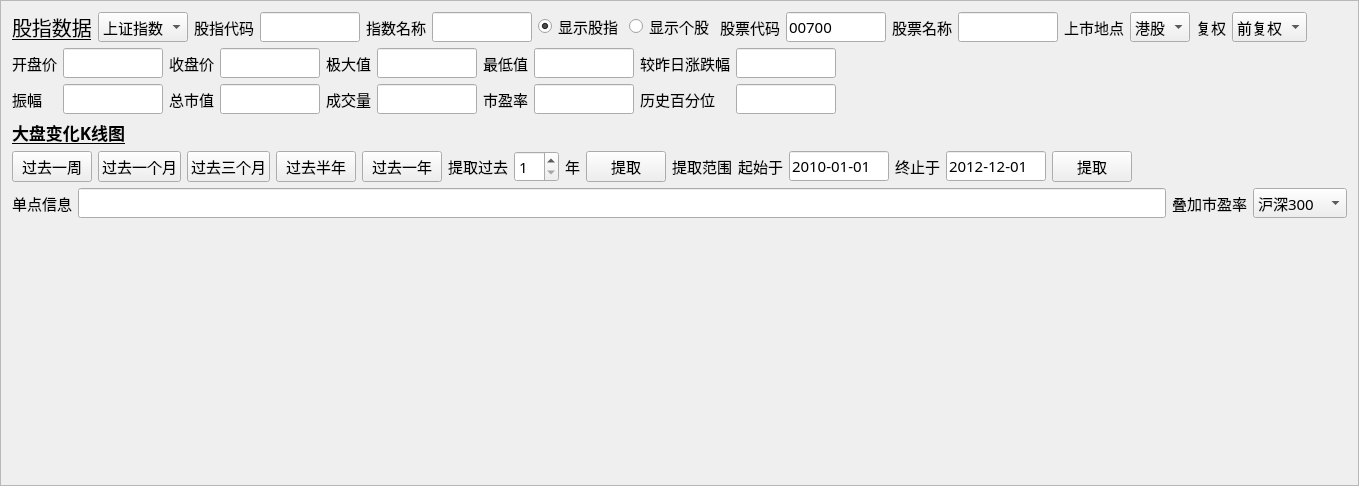
      <widget class="QFrame" name="frame">
       <property name="font">
        <font>
         <family>Kai</family>
         <pointsize>11</pointsize>
        </font>
       </property>
       <property name="frameShape">
        <enum>QFrame::StyledPanel</enum>
       </property>
       <property name="frameShadow">
        <enum>QFrame::Raised</enum>
       </property>
       <layout class="QVBoxLayout" name="verticalLayout_2">
        <item>
         <layout class="QHBoxLayout" name="horizontalLayout_17">
          <item>
           <widget class="QLabel" name="label">
            <property name="font">
             <font>
              <family>Kai</family>
              <pointsize>15</pointsize>
              <weight>50</weight>
              <bold>false</bold>
              <underline>true</underline>
             </font>
            </property>
            <property name="text">
             <string>股指数据</string>
            </property>
           </widget>
          </item>
          <item>
           <widget class="QComboBox" name="comboBox_index_type">
            <property name="font">
             <font>
              <family>KaiTi</family>
              <pointsize>11</pointsize>
             </font>
            </property>
            <item>
             <property name="text">
              <string>上证指数</string>
             </property>
            </item>
            <item>
             <property name="text">
              <string>上证50</string>
             </property>
            </item>
            <item>
             <property name="text">
              <string>沪深300</string>
             </property>
            </item>
            <item>
             <property name="text">
              <string>科创50</string>
             </property>
            </item>
           </widget>
          </item>
          <item>
           <widget class="QLabel" name="label_2">
            <property name="text">
             <string>股指代码</string>
            </property>
           </widget>
          </item>
          <item>
           <widget class="QLineEdit" name="lineEdit_index_code">
            <property name="maximumSize">
             <size>
              <width>100</width>
              <height>16777215</height>
             </size>
            </property>
           </widget>
          </item>
          <item>
           <widget class="QLabel" name="label_61">
            <property name="text">
             <string>指数名称</string>
            </property>
           </widget>
          </item>
          <item>
           <widget class="QLineEdit" name="lineEdit_index_name">
            <property name="maximumSize">
             <size>
              <width>100</width>
              <height>16777215</height>
             </size>
            </property>
           </widget>
          </item>
          <item>
           <widget class="QRadioButton" name="radioButton_show_index">
            <property name="text">
             <string>显示股指</string>
            </property>
            <property name="checked">
             <bool>true</bool>
            </property>
           </widget>
          </item>
          <item>
           <widget class="QRadioButton" name="radioButton_show_stock">
            <property name="text">
             <string>显示个股</string>
            </property>
           </widget>
          </item>
          <item>
           <widget class="QLabel" name="label_60">
            <property name="text">
             <string>股票代码</string>
            </property>
           </widget>
          </item>
          <item>
           <widget class="QLineEdit" name="lineEdit_stock_code">
            <property name="maximumSize">
             <size>
              <width>100</width>
              <height>16777215</height>
             </size>
            </property>
            <property name="text">
             <string>00700</string>
            </property>
           </widget>
          </item>
          <item>
           <widget class="QLabel" name="label_64">
            <property name="text">
             <string>股票名称</string>
            </property>
           </widget>
          </item>
          <item>
           <widget class="QLineEdit" name="lineEdit_stock_name">
            <property name="maximumSize">
             <size>
              <width>100</width>
              <height>16777215</height>
             </size>
            </property>
           </widget>
          </item>
          <item>
           <widget class="QLabel" name="label_69">
            <property name="text">
             <string>上市地点</string>
            </property>
           </widget>
          </item>
          <item>
           <widget class="QComboBox" name="comboBox_listing_location">
            <item>
             <property name="text">
              <string>港股</string>
             </property>
            </item>
            <item>
             <property name="text">
              <string>A股</string>
             </property>
            </item>
            <item>
             <property name="text">
              <string>美股</string>
             </property>
            </item>
           </widget>
          </item>
          <item>
           <widget class="QLabel" name="label_71">
            <property name="text">
             <string>复权</string>
            </property>
           </widget>
          </item>
          <item>
           <widget class="QComboBox" name="comboBox_reinstatement">
            <item>
             <property name="text">
              <string>前复权</string>
             </property>
            </item>
            <item>
             <property name="text">
              <string>不复权</string>
             </property>
            </item>
            <item>
             <property name="text">
              <string>后复权</string>
             </property>
            </item>
           </widget>
          </item>
          <item>
           <spacer name="horizontalSpacer_11">
            <property name="orientation">
             <enum>Qt::Horizontal</enum>
            </property>
            <property name="sizeHint" stdset="0">
             <size>
              <width>40</width>
              <height>20</height>
             </size>
            </property>
           </spacer>
          </item>
         </layout>
        </item>
        <item>
         <layout class="QGridLayout" name="gridLayout_3">
          <item row="0" column="13">
           <spacer name="horizontalSpacer_4">
            <property name="font">
             <font>
              <family>KaiTi</family>
              <pointsize>11</pointsize>
             </font>
            </property>
            <property name="orientation">
             <enum>Qt::Horizontal</enum>
            </property>
            <property name="sizeHint" stdset="0">
             <size>
              <width>40</width>
              <height>20</height>
             </size>
            </property>
           </spacer>
          </item>
          <item row="0" column="7">
           <widget class="QLineEdit" name="lineEdit_low_price">
            <property name="maximumSize">
             <size>
              <width>100</width>
              <height>16777215</height>
             </size>
            </property>
            <property name="font">
             <font>
              <family>KaiTi</family>
              <pointsize>11</pointsize>
             </font>
            </property>
           </widget>
          </item>
          <item row="0" column="0">
           <widget class="QLabel" name="label_23">
            <property name="font">
             <font>
              <family>KaiTi</family>
              <pointsize>11</pointsize>
             </font>
            </property>
            <property name="text">
             <string>开盘价</string>
            </property>
           </widget>
          </item>
          <item row="0" column="1">
           <widget class="QLineEdit" name="lineEdit_open_price">
            <property name="maximumSize">
             <size>
              <width>100</width>
              <height>16777215</height>
             </size>
            </property>
            <property name="font">
             <font>
              <family>KaiTi</family>
              <pointsize>11</pointsize>
             </font>
            </property>
           </widget>
          </item>
          <item row="0" column="4">
           <widget class="QLabel" name="label_4">
            <property name="font">
             <font>
              <family>KaiTi</family>
              <pointsize>11</pointsize>
             </font>
            </property>
            <property name="text">
             <string>极大值</string>
            </property>
           </widget>
          </item>
          <item row="0" column="3">
           <widget class="QLineEdit" name="lineEdit_close_price">
            <property name="maximumSize">
             <size>
              <width>100</width>
              <height>16777215</height>
             </size>
            </property>
            <property name="font">
             <font>
              <family>KaiTi</family>
              <pointsize>11</pointsize>
             </font>
            </property>
           </widget>
          </item>
          <item row="0" column="9">
           <widget class="QLineEdit" name="lineEdit_change_rate">
            <property name="maximumSize">
             <size>
              <width>100</width>
              <height>16777215</height>
             </size>
            </property>
            <property name="font">
             <font>
              <family>KaiTi</family>
              <pointsize>11</pointsize>
             </font>
            </property>
           </widget>
          </item>
          <item row="0" column="2">
           <widget class="QLabel" name="label_3">
            <property name="font">
             <font>
              <family>KaiTi</family>
              <pointsize>11</pointsize>
             </font>
            </property>
            <property name="text">
             <string>收盘价</string>
            </property>
           </widget>
          </item>
          <item row="0" column="6">
           <widget class="QLabel" name="label_5">
            <property name="font">
             <font>
              <family>KaiTi</family>
              <pointsize>11</pointsize>
             </font>
            </property>
            <property name="text">
             <string>最低值</string>
            </property>
           </widget>
          </item>
          <item row="0" column="5">
           <widget class="QLineEdit" name="lineEdit_high_price">
            <property name="maximumSize">
             <size>
              <width>100</width>
              <height>16777215</height>
             </size>
            </property>
            <property name="font">
             <font>
              <family>KaiTi</family>
              <pointsize>11</pointsize>
             </font>
            </property>
           </widget>
          </item>
          <item row="0" column="12">
           <widget class="QLabel" name="label_15">
            <property name="font">
             <font>
              <family>KaiTi</family>
              <pointsize>11</pointsize>
             </font>
            </property>
            <property name="text">
             <string/>
            </property>
           </widget>
          </item>
          <item row="0" column="8">
           <widget class="QLabel" name="label_6">
            <property name="font">
             <font>
              <family>KaiTi</family>
              <pointsize>11</pointsize>
             </font>
            </property>
            <property name="text">
             <string>较昨日涨跌幅</string>
            </property>
           </widget>
          </item>
          <item row="1" column="0">
           <widget class="QLabel" name="label_25">
            <property name="font">
             <font>
              <family>KaiTi</family>
              <pointsize>11</pointsize>
             </font>
            </property>
            <property name="text">
             <string>振幅</string>
            </property>
           </widget>
          </item>
          <item row="1" column="1">
           <widget class="QLineEdit" name="lineEdit_amp">
            <property name="maximumSize">
             <size>
              <width>100</width>
              <height>16777215</height>
             </size>
            </property>
            <property name="font">
             <font>
              <family>KaiTi</family>
              <pointsize>11</pointsize>
             </font>
            </property>
           </widget>
          </item>
          <item row="1" column="2">
           <widget class="QLabel" name="label_16">
            <property name="font">
             <font>
              <family>KaiTi</family>
              <pointsize>11</pointsize>
             </font>
            </property>
            <property name="text">
             <string>总市值</string>
            </property>
           </widget>
          </item>
          <item row="1" column="3">
           <widget class="QLineEdit" name="lineEdit_volume">
            <property name="maximumSize">
             <size>
              <width>100</width>
              <height>16777215</height>
             </size>
            </property>
            <property name="font">
             <font>
              <family>KaiTi</family>
              <pointsize>11</pointsize>
             </font>
            </property>
           </widget>
          </item>
          <item row="1" column="4">
           <widget class="QLabel" name="label_14">
            <property name="font">
             <font>
              <family>KaiTi</family>
              <pointsize>11</pointsize>
             </font>
            </property>
            <property name="text">
             <string>成交量</string>
            </property>
           </widget>
          </item>
          <item row="1" column="5">
           <widget class="QLineEdit" name="lineEdit_amount">
            <property name="maximumSize">
             <size>
              <width>100</width>
              <height>16777215</height>
             </size>
            </property>
            <property name="font">
             <font>
              <family>KaiTi</family>
              <pointsize>11</pointsize>
             </font>
            </property>
           </widget>
          </item>
          <item row="1" column="6">
           <widget class="QLabel" name="label_67">
            <property name="font">
             <font>
              <pointsize>11</pointsize>
             </font>
            </property>
            <property name="text">
             <string>市盈率</string>
            </property>
           </widget>
          </item>
          <item row="1" column="7">
           <widget class="QLineEdit" name="lineEdit_PE">
            <property name="maximumSize">
             <size>
              <width>100</width>
              <height>16777215</height>
             </size>
            </property>
           </widget>
          </item>
          <item row="1" column="8">
           <widget class="QLabel" name="label_66">
            <property name="font">
             <font>
              <pointsize>11</pointsize>
             </font>
            </property>
            <property name="text">
             <string>历史百分位</string>
            </property>
           </widget>
          </item>
          <item row="1" column="9">
           <widget class="QLineEdit" name="lineEdit">
            <property name="maximumSize">
             <size>
              <width>100</width>
              <height>16777215</height>
             </size>
            </property>
           </widget>
          </item>
         </layout>
        </item>
        <item>
         <widget class="QLabel" name="label_7">
          <property name="font">
           <font>
            <family>KaiTi</family>
            <pointsize>13</pointsize>
            <weight>75</weight>
            <bold>true</bold>
            <underline>true</underline>
           </font>
          </property>
          <property name="text">
           <string>大盘变化K线图</string>
          </property>
         </widget>
        </item>
        <item>
         <layout class="QHBoxLayout" name="horizontalLayout_2">
          <item>
           <widget class="QPushButton" name="pushButton_last_week">
            <property name="font">
             <font>
              <family>KaiTi</family>
              <pointsize>11</pointsize>
             </font>
            </property>
            <property name="text">
             <string>过去一周</string>
            </property>
           </widget>
          </item>
          <item>
           <widget class="QPushButton" name="pushButton_last_month">
            <property name="font">
             <font>
              <family>KaiTi</family>
              <pointsize>11</pointsize>
             </font>
            </property>
            <property name="text">
             <string>过去一个月</string>
            </property>
           </widget>
          </item>
          <item>
           <widget class="QPushButton" name="pushButton_last_three_month">
            <property name="font">
             <font>
              <family>KaiTi</family>
              <pointsize>11</pointsize>
             </font>
            </property>
            <property name="text">
             <string>过去三个月</string>
            </property>
           </widget>
          </item>
          <item>
           <widget class="QPushButton" name="pushButton_last_six_month">
            <property name="font">
             <font>
              <family>KaiTi</family>
              <pointsize>11</pointsize>
             </font>
            </property>
            <property name="text">
             <string>过去半年</string>
            </property>
           </widget>
          </item>
          <item>
           <widget class="QPushButton" name="pushButton_last_year">
            <property name="font">
             <font>
              <family>KaiTi</family>
              <pointsize>11</pointsize>
             </font>
            </property>
            <property name="text">
             <string>过去一年</string>
            </property>
           </widget>
          </item>
          <item>
           <widget class="QLabel" name="label_8">
            <property name="font">
             <font>
              <family>KaiTi</family>
              <pointsize>11</pointsize>
             </font>
            </property>
            <property name="text">
             <string>提取过去</string>
            </property>
           </widget>
          </item>
          <item>
           <widget class="QSpinBox" name="spinBox_previous_years">
            <property name="font">
             <font>
              <family>KaiTi</family>
              <pointsize>11</pointsize>
             </font>
            </property>
            <property name="minimum">
             <number>1</number>
            </property>
           </widget>
          </item>
          <item>
           <widget class="QLabel" name="label_9">
            <property name="font">
             <font>
              <family>KaiTi</family>
              <pointsize>11</pointsize>
             </font>
            </property>
            <property name="text">
             <string>年</string>
            </property>
           </widget>
          </item>
          <item>
           <widget class="QPushButton" name="pushButton_extract_1">
            <property name="font">
             <font>
              <family>KaiTi</family>
              <pointsize>11</pointsize>
             </font>
            </property>
            <property name="text">
             <string>提取</string>
            </property>
           </widget>
          </item>
          <item>
           <widget class="QLabel" name="label_10">
            <property name="font">
             <font>
              <family>KaiTi</family>
              <pointsize>11</pointsize>
             </font>
            </property>
            <property name="text">
             <string>提取范围</string>
            </property>
           </widget>
          </item>
          <item>
           <widget class="QLabel" name="label_11">
            <property name="font">
             <font>
              <family>KaiTi</family>
              <pointsize>11</pointsize>
             </font>
            </property>
            <property name="text">
             <string>起始于</string>
            </property>
           </widget>
          </item>
          <item>
           <widget class="QLineEdit" name="lineEdit_begin_date">
            <property name="maximumSize">
             <size>
              <width>100</width>
              <height>16777215</height>
             </size>
            </property>
            <property name="font">
             <font>
              <family>KaiTi</family>
              <pointsize>11</pointsize>
             </font>
            </property>
            <property name="text">
             <string>2010-01-01</string>
            </property>
           </widget>
          </item>
          <item>
           <widget class="QLabel" name="label_12">
            <property name="font">
             <font>
              <family>KaiTi</family>
              <pointsize>11</pointsize>
             </font>
            </property>
            <property name="text">
             <string>终止于</string>
            </property>
           </widget>
          </item>
          <item>
           <widget class="QLineEdit" name="lineEdit_end_date">
            <property name="maximumSize">
             <size>
              <width>100</width>
              <height>16777215</height>
             </size>
            </property>
            <property name="font">
             <font>
              <family>KaiTi</family>
              <pointsize>11</pointsize>
             </font>
            </property>
            <property name="text">
             <string>2012-12-01</string>
            </property>
           </widget>
          </item>
          <item>
           <widget class="QPushButton" name="pushButton_exract_2">
            <property name="font">
             <font>
              <family>KaiTi</family>
              <pointsize>11</pointsize>
             </font>
            </property>
            <property name="text">
             <string>提取</string>
            </property>
           </widget>
          </item>
          <item>
           <spacer name="horizontalSpacer">
            <property name="font">
             <font>
              <family>KaiTi</family>
              <pointsize>11</pointsize>
             </font>
            </property>
            <property name="orientation">
             <enum>Qt::Horizontal</enum>
            </property>
            <property name="sizeHint" stdset="0">
             <size>
              <width>40</width>
              <height>20</height>
             </size>
            </property>
           </spacer>
          </item>
         </layout>
        </item>
        <item>
         <layout class="QHBoxLayout" name="horizontalLayout_5">
          <item>
           <widget class="QLabel" name="label_24">
            <property name="sizePolicy">
             <sizepolicy hsizetype="Fixed" vsizetype="Preferred">
              <horstretch>0</horstretch>
              <verstretch>0</verstretch>
             </sizepolicy>
            </property>
            <property name="font">
             <font>
              <family>KaiTi</family>
              <pointsize>11</pointsize>
             </font>
            </property>
            <property name="text">
             <string>单点信息</string>
            </property>
           </widget>
          </item>
          <item>
           <widget class="QLineEdit" name="lineEdit_single_point">
            <property name="maximumSize">
             <size>
              <width>16777215</width>
              <height>16777215</height>
             </size>
            </property>
            <property name="font">
             <font>
              <family>KaiTi</family>
              <pointsize>11</pointsize>
             </font>
            </property>
           </widget>
          </item>
          <item>
           <widget class="QLabel" name="label_70">
            <property name="text">
             <string>叠加市盈率</string>
            </property>
           </widget>
          </item>
          <item>
           <widget class="QComboBox" name="comboBox_index_type_for_pe">
            <item>
             <property name="text">
              <string>沪深300</string>
             </property>
            </item>
            <item>
             <property name="text">
              <string>上证50</string>
             </property>
            </item>
            <item>
             <property name="text">
              <string>上证180</string>
             </property>
            </item>
            <item>
             <property name="text">
              <string>上证380</string>
             </property>
            </item>
            <item>
             <property name="text">
              <string>中证流通</string>
             </property>
            </item>
            <item>
             <property name="text">
              <string>中证100</string>
             </property>
            </item>
            <item>
             <property name="text">
              <string>中证500</string>
             </property>
            </item>
            <item>
             <property name="text">
              <string>中证800</string>
             </property>
            </item>
            <item>
             <property name="text">
              <string>中证1000</string>
             </property>
            </item>
            <item>
             <property name="text">
              <string>上证A股</string>
             </property>
            </item>
            <item>
             <property name="text">
              <string>深圳A股</string>
             </property>
            </item>
            <item>
             <property name="text">
              <string>中小板</string>
             </property>
            </item>
            <item>
             <property name="text">
              <string>创业板</string>
             </property>
            </item>
            <item>
             <property name="text">
              <string>科创板</string>
             </property>
            </item>
            <item>
             <property name="text">
              <string>全部A股</string>
             </property>
            </item>
           </widget>
          </item>
         </layout>
        </item>
        <item>
         <widget class="GraphicsLayoutWidget" name="mplwidget_dapan" native="true">
          <property name="minimumSize">
           <size>
            <width>0</width>
            <height>250</height>
           </size>
          </property>
          <property name="font">
           <font>
            <family>KaiTi</family>
            <pointsize>11</pointsize>
           </font>
          </property>
         </widget>
        </item>
       </layout>
      </widget>
